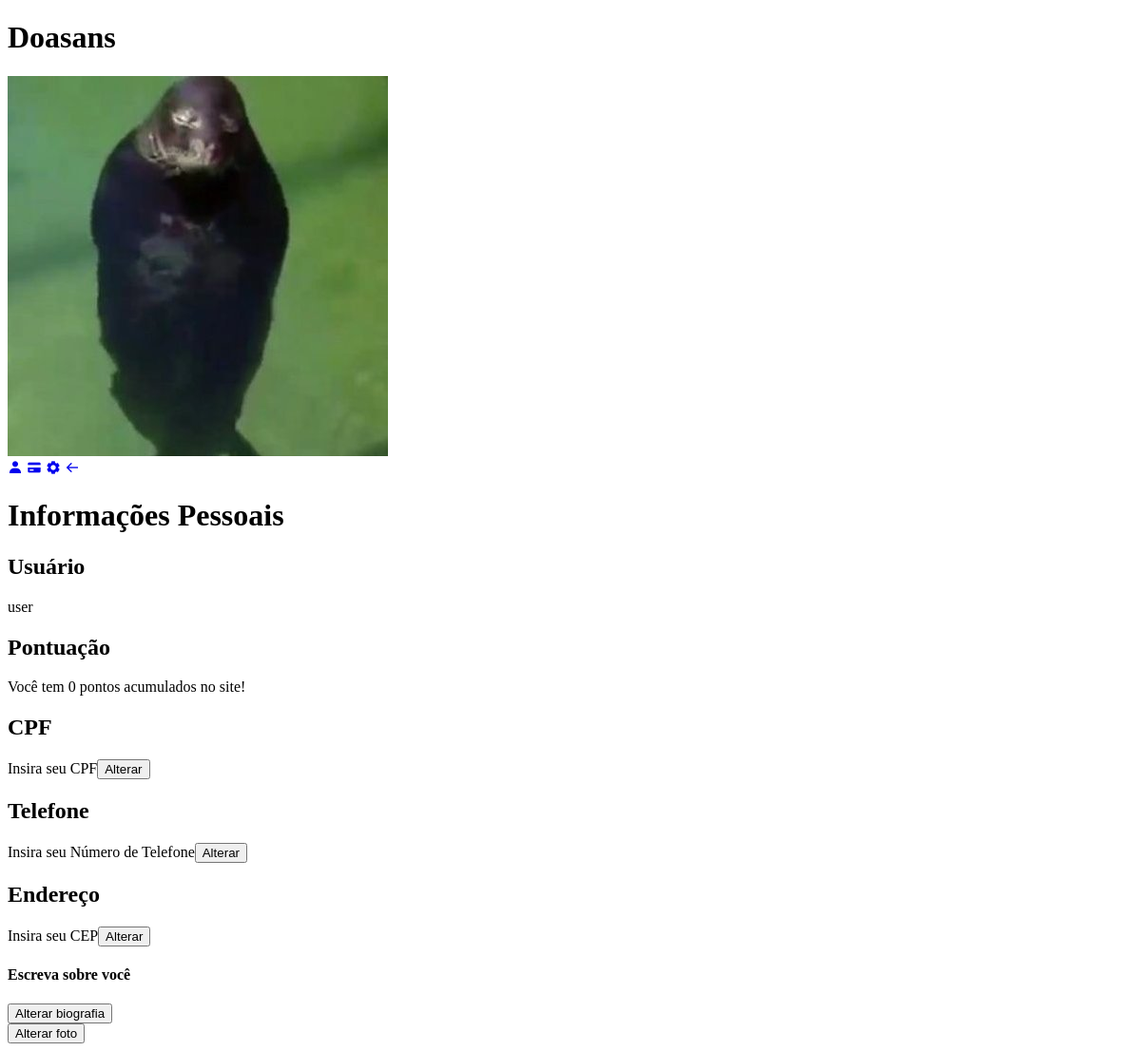
/minhaconta.php (signed in), run on an earlier commit of the app's database.
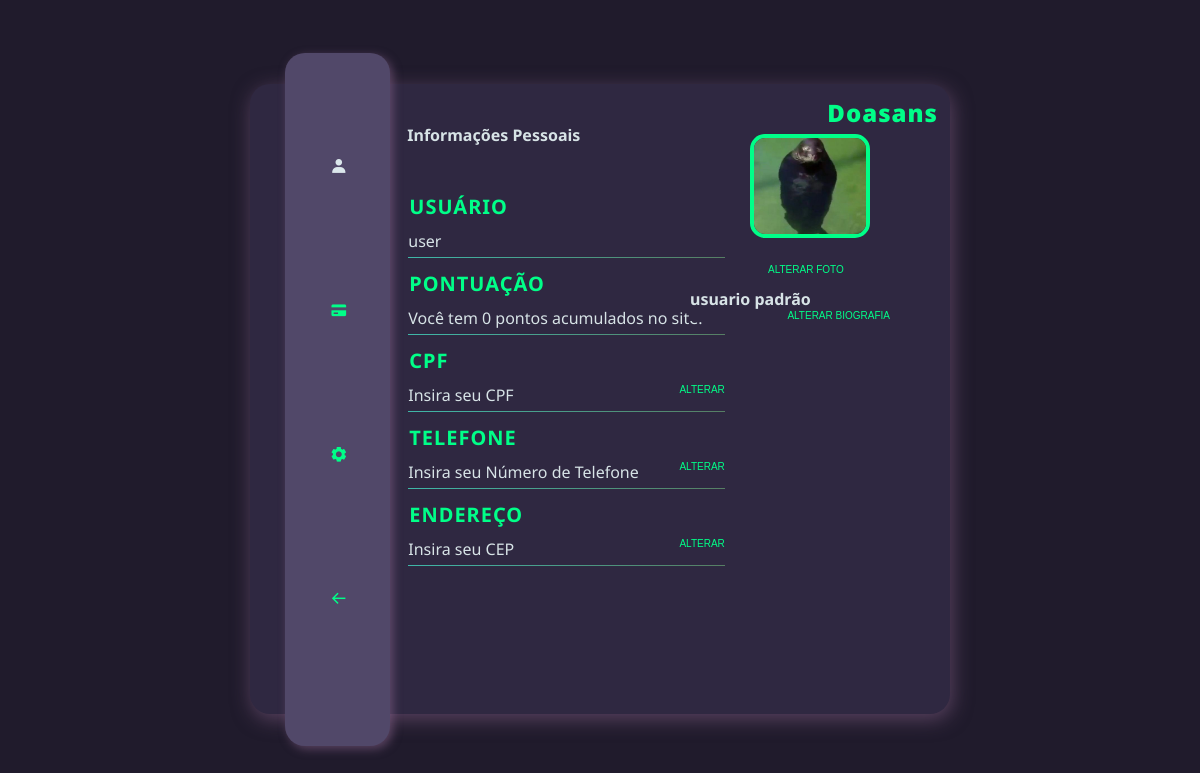
And on a later commit of the database.
### tables this page shows
CREATE TABLE `fotoperfil` (
  `id_foto` int(11) NOT NULL,
  `url_foto` varchar(40) NOT NULL
);

CREATE TABLE `bio` (
  `id_bio` int(11) NOT NULL,
  `user_bio` varchar(120) NOT NULL
);

### minhaconta.php (the view, shortened to what this page needs)
<?php
    include_once 'config.php';
    $id_user_atual = $_SESSION['id'];
    $infos = $conn->prepare('SELECT * FROM `login` WHERE id_user = :id');
    $infos->bindValue(":id", $id_user_atual);
    $infos->execute();
    $info = $infos->fetch();
    $infos_bio = $conn->prepare('SELECT * FROM `bio` WHERE id_bio = :id');
    $infos_bio->bindValue(":id", $id_user_atual);
    $infos_bio->execute();
    $info_bio = $infos_bio->fetch();
    $infos_foto = $conn->prepare('SELECT * FROM `fotoperfil` WHERE id_foto = :id');
    $infos_foto->bindValue(":id", $id_user_atual);
    $infos_foto->execute();
    $info_foto = $infos_foto->fetch();
    $usercfg = $conn->prepare('SELECT * FROM `configuracao` WHERE `id_user_cfg` = :id;');
    $usercfg->bindValue(":id", $id_user_atual);
    $usercfg->execute();
    $usercfg = $usercfg->fetch();
    $theme_cfg = $usercfg['site_theme'];
?>
<!DOCTYPE html>
<html lang="pt_BR">
<head>
    <?php
        if(isset($_SESSION['id'])){
            if($theme_cfg == "dark_theme"){
                ?>
                <link rel="stylesheet" type="text/css" href="css/dark_theme/dark_theme_minhaconta.css">
                <?php
            }else if($theme_cfg == "light_theme"){
                ?>
                <link rel="stylesheet" type="text/css" href="css/light_theme/light_theme_minhaconta.css">
                <?php
            }
        }else{
            ?>
            <link rel="stylesheet" type="text/css" href="css/dark_theme/dark_theme_minhaconta.css">
            <?php
        }
    ?>
    <link href="https://cdnjs.cloudflare.com/ajax/libs/remixicon/3.3.0/remixicon.css" rel="stylesheet">
    <link rel="stylesheet" href="https://unpkg.com/boxicons@latest/css/boxicons.min.css">
</head>
<body onload="evitar_dados_reload()";>
    <div class="container">
        <div id="logo">
            <h1 class="logo">Doasans</h1>
            <div class="CTA">
                <div class="img-box">
                <img class="pfp" src="<?php echo $info_foto['url_foto'] ?>">
                </div>
            </div>
        </div>
        <div class="leftbox">
            <nav>
                <a href="minhaconta.php" class="deactive"><i class='bx bxs-user'></i></a>
                <a href="card.php" class="active"><i class='bx bxs-credit-card'></i></a>
                <a href="userconfig.php" class="active"><i class='bx bxs-cog'></i></a>
                <a href="index.php" class="active"><i class='bx bx-arrow-back'></i></a>
            </nav>
        </div>
        <div class="rightbox">
            <div class="profile">
                <h1>Informações Pessoais</h1>
                <h2>Usuário</h2>
                <?php
                echo "<p>$info[nome_user]</p>"
                ?>
                <h2>Pontuação</h2>
                <?php
                echo "<p>Você tem $info[score_user] pontos acumulados no site!</p>"
                ?>
                <form action="minhaconta.php" method="post">
                    <h2>CPF</h2>
                    <?php
                        if($info['cpf_user'] == NULL){
                            if(isset($_POST['change_cpf'])){
                                ?>
                                    <p><input type="number" name="cpf" class="input-bio"> <input type="submit" value="enviar" name="sub_cpf" class="btn"></p>
                                <?php
                            }else{
                                ?>
                                    <p>Insira seu CPF<button class="btn" name="change_cpf">Alterar</button></p>
                                <?php
                            }
                        }else{
                            $cpf_user =  $info['cpf_user'];
                            $cpf_user = array_map('intval', str_split($cpf_user));
                            echo "<p>$cpf_user[0]$cpf_user[1]$cpf_user[2]-***-***.**</p>";
                        }
                    ?>
                    <h2>Telefone</h2>
                    <?php
                        if($info['nmr_user'] == NULL){
                            if(isset($_POST['change_num'])){
                                ?>
                                    <p><input type="number" name="num" class="input-bio"> <input type="submit" value="enviar" name="sub_num" class="btn"></p>
                                <?php
                            }else{
                                ?>
                                    <p>Insira seu Número de Telefone<button class="btn" name="change_num">Alterar</button></p>
                                <?php
                            }
                        }else{
                            $num_user = $info['nmr_user'];
                            $num_user = array_map('intval', str_split($num_user));
                            echo "<p>($num_user[0]$num_user[1]) $num_user[2]$num_user[3]$num_user[4]$num_user[5]$num_user[6]-****</p>";
                        }
                    ?>
                    <h2>Endereço</h2>
                    <?php
                        if($info['cep_user'] == NULL){
                            if(isset($_POST['change_cep'])){
                            ?>
                                <p><input type="number" name="cep" class="input-bio"><input type="submit" value="enviar" name="sub_cep" class="btn"></p>
                            <?php
                            }else{
                                ?>
                                    <p>Insira seu CEP<button class="btn" name="change_cep">Alterar</button></p>
                                <?php
                            }
                        }
                    ?>
                </form>
                <div class="bio-box">
                    <form action="minhaconta.php" method="post">
                        <?php
                            if(isset($_POST['change-bio'])){
                        ?>
                        <input type="text" name="new-bio" placeholder="Nova biografia" autocomplete="off" value="<?php echo "$info_bio[user_bio]"; ?>" class="input-bio">
                        <button class="btn btn-bio" name="confirm-bio">Salvar alterações</button>
                    <?php
                }
                else{
                    ?>
                        <h4>
                            <?php echo "<div class='bio-text'>$info_bio[user_bio]</div>"; ?>
                        </h4>
                        <button class="btn" name="change-bio">Alterar biografia</button>
                    <?php
                }
            ?>
                    </form>
                </div>
                <div class="pfp-box">
                    <form action="minhaconta.php" method="post" enctype="multipart/form-data">
                            <?php
                                if(isset($_POST['change-pfp'])){
                                    ?>
                                    <label for="pfp" class="label-pfp">Arquivo</label>
                                    <input type="file" class="input-pfp" name="pfp" id="pfp">
                                    <button class="btn btn-change-pfp" type="submit" name="submit">Carregar foto</button>
                                    <?php
                                }else{
                                    ?>
                                    <button class="btn btn-pfp" type="submit" name="change-pfp">Alterar foto</button>
                                    <?php
                                }
                            ?>
                    </form>
                </div>
            </div>
        </div>
    </div>
</body>
</html>

### css/dark_theme/dark_theme_minhaconta.css (style rules this page uses)
*, *::before, *::after { margin: 0; padding: 0; box-sizing: border-box; }
:root { --main-color: #00ff88; --text-color: #f0ffffde; --text-color2: #2b134b; --other-color: #2f2841; --second-color: #514869; --bg-color: #201b2c;; --link-color: #00ffc8; --comp-color: #FF2100; --comp-color-dark: #B31700; --error-color: #f01f1f; --big-font: 4.5rem; --h2-font: 2.6rem; --p-font: 1.1rem; }
body { font-family: 'Noto Sans', sans-serif; background: var(--bg-color); overflow: hidden; box-sizing: border-box; }
.container { background: var(--other-color); width: 700px; height: 630px; margin: 0 auto; position: relative; margin-top: 7%; box-shadow: 2px 5px 20px rgba(145, 105, 147, 0.5); border-radius: 20px; }
.logo { float: right; margin-right: 12px; margin-top: 12px; color: var(--main-color); font-weight: 900; font-size: 1.5rem; letter-spacing: 1px; }
.CTA { width: 80px; height: 40px; float: right; right: 120px; bottom: 450px; margin-bottom: 90px; position: absolute; z-index: 1; }
.leftbox { float: left; top: -5%; left: 5%; position: absolute; width: 15%; height: 110%; background: var(--second-color); box-shadow: 3px 3px 10px rgba(145, 105, 147, 0.5); padding: 10px; border-radius: 20px; }
nav a { list-style: none; padding: 35px; padding-top: 85px; color: var(--text-color); font-size: 1.1em; display: block; transition: all 0.3s ease-in-out; }
nav a:first-child { margin-top: 7px; }
.active { color: var(--main-color); }
.deactive { color: var(--text-color); }
.rightbox { float: right; width: 60%; height: 100%; }
.profile { position: absolute; width: 70%; }
h1 { color: var(--text-color); font-size: 1em; margin-top: 40px; margin-bottom: 35px; }
h2 { color: var(--main-color); width: 80%; text-transform: uppercase; font-size: 20px; letter-spacing: 1px; margin-left: 2px; padding-bottom: 5px; padding-top: 12px; }
p { border-width: 1px; border-style: solid; border-image: linear-gradient(to right, #3fb7a8, rgba(126,211,134,0.5)) 1 0%; border-top: 0; width: 65%; padding: 5px 0; color: var(--text-color); }
.btn { float: right; text-transform: uppercase; font-size: 10px; border: none; color: var(--main-color); background-color: var(--other-color); transition: .1s; }
.bio-box { position: fixed; width: 200px; top: 36vh; left: 57.5vw; background-color: #2f2841; word-break: break-all; }
.bio-text { color: var(--text-color); }
.pfp { width: 10vw; height: 13vh; border-radius: 15px; border: 4px solid var(--main-color); }
.btn-pfp { position: fixed; top: 33vh; left: 64vw; }

What changed in the data, as far as the page shows it:
changed bio: user_bio "Escreva sobre você" → "usuario padrão"
Also different on the page:
text no longer shown: "Usuário Pontuação Alterar Telefone Alterar Endereço Alterar Alterar biografia Alterar foto"
text now shown: "USUÁRIO PONTUAÇÃO ALTERAR TELEFONE ALTERAR ENDEREÇO ALTERAR ALTERAR BIOGRAFIA ALTERAR FOTO"
